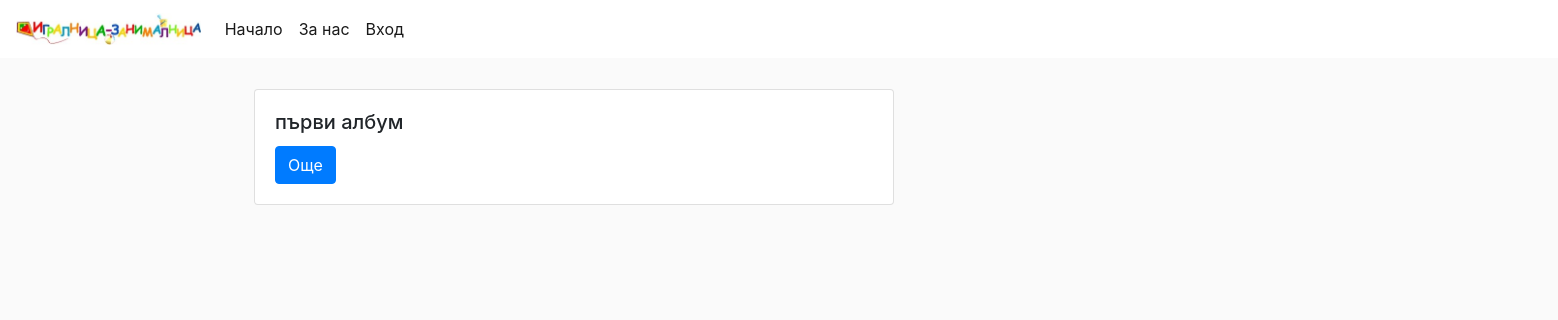
The app's page /pictures/, older data.
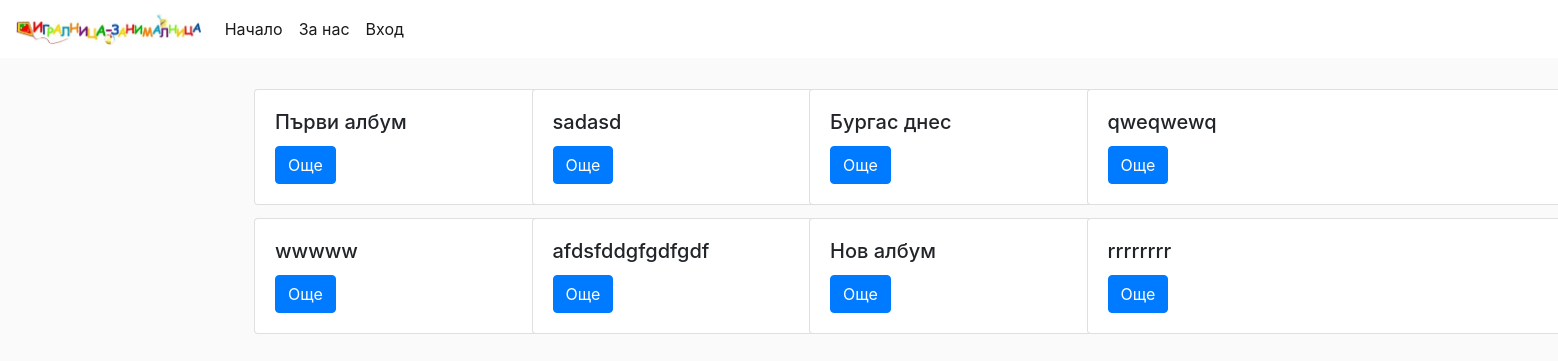
The same page, newer data.
### pictures/models.py (models this page shows, shortened)
class Album(models.Model):
    title = models.CharField(verbose_name='заглавие', max_length=100)
    pub_date = models.DateField(verbose_name='дата на създаване', auto_now_add=True)
    is_visible = models.BooleanField(verbose_name='публичен', default=True)
    class Meta:
        verbose_name = 'албум'
        verbose_name_plural = 'албуми'

### pictures/views.py (the view)
# urls.py: path('', views.AlbumList.as_view(), name='gallery'),
class AlbumList(ListView):
    model = Album
    template_name = 'gallery.html'
    context_object_name = 'albums'

### pictures/templates/gallery.html (shortened to what this page needs)
{% extends 'index.html' %}
{% block body %}
<div class="container">
    <div class="row">
        {% for album in albums %}
        <div class="col-lg-3">
                <div class="container" style="margin-bottom: 5%">
                    <div class="card" style="width: 40rem;">
                        <div class="card-body" style="border: 5%">
                            <h5 class="card-title">{{album.title}}</h5>
                                <a href="{% url 'album' album.pk %}" class="btn btn-primary">Още</a>
                            </div>
                        </div>
                    </div>
        </div>
        {% endfor %}
    </div>
</div>
{% endblock %}

Row changes from the older to the newer data that the page shows:
removed Album: title "първи албум"
added Album: title "Първи албум"
added Album: title "sadasd"
added Album: title "Бургас днес"
added Album: title "qweqwewq"
added Album: title "wwwww"
added Album: title "afdsfddgfgdfgdf"
added Album: title "Нов албум"
added Album: title "rrrrrrrr"
